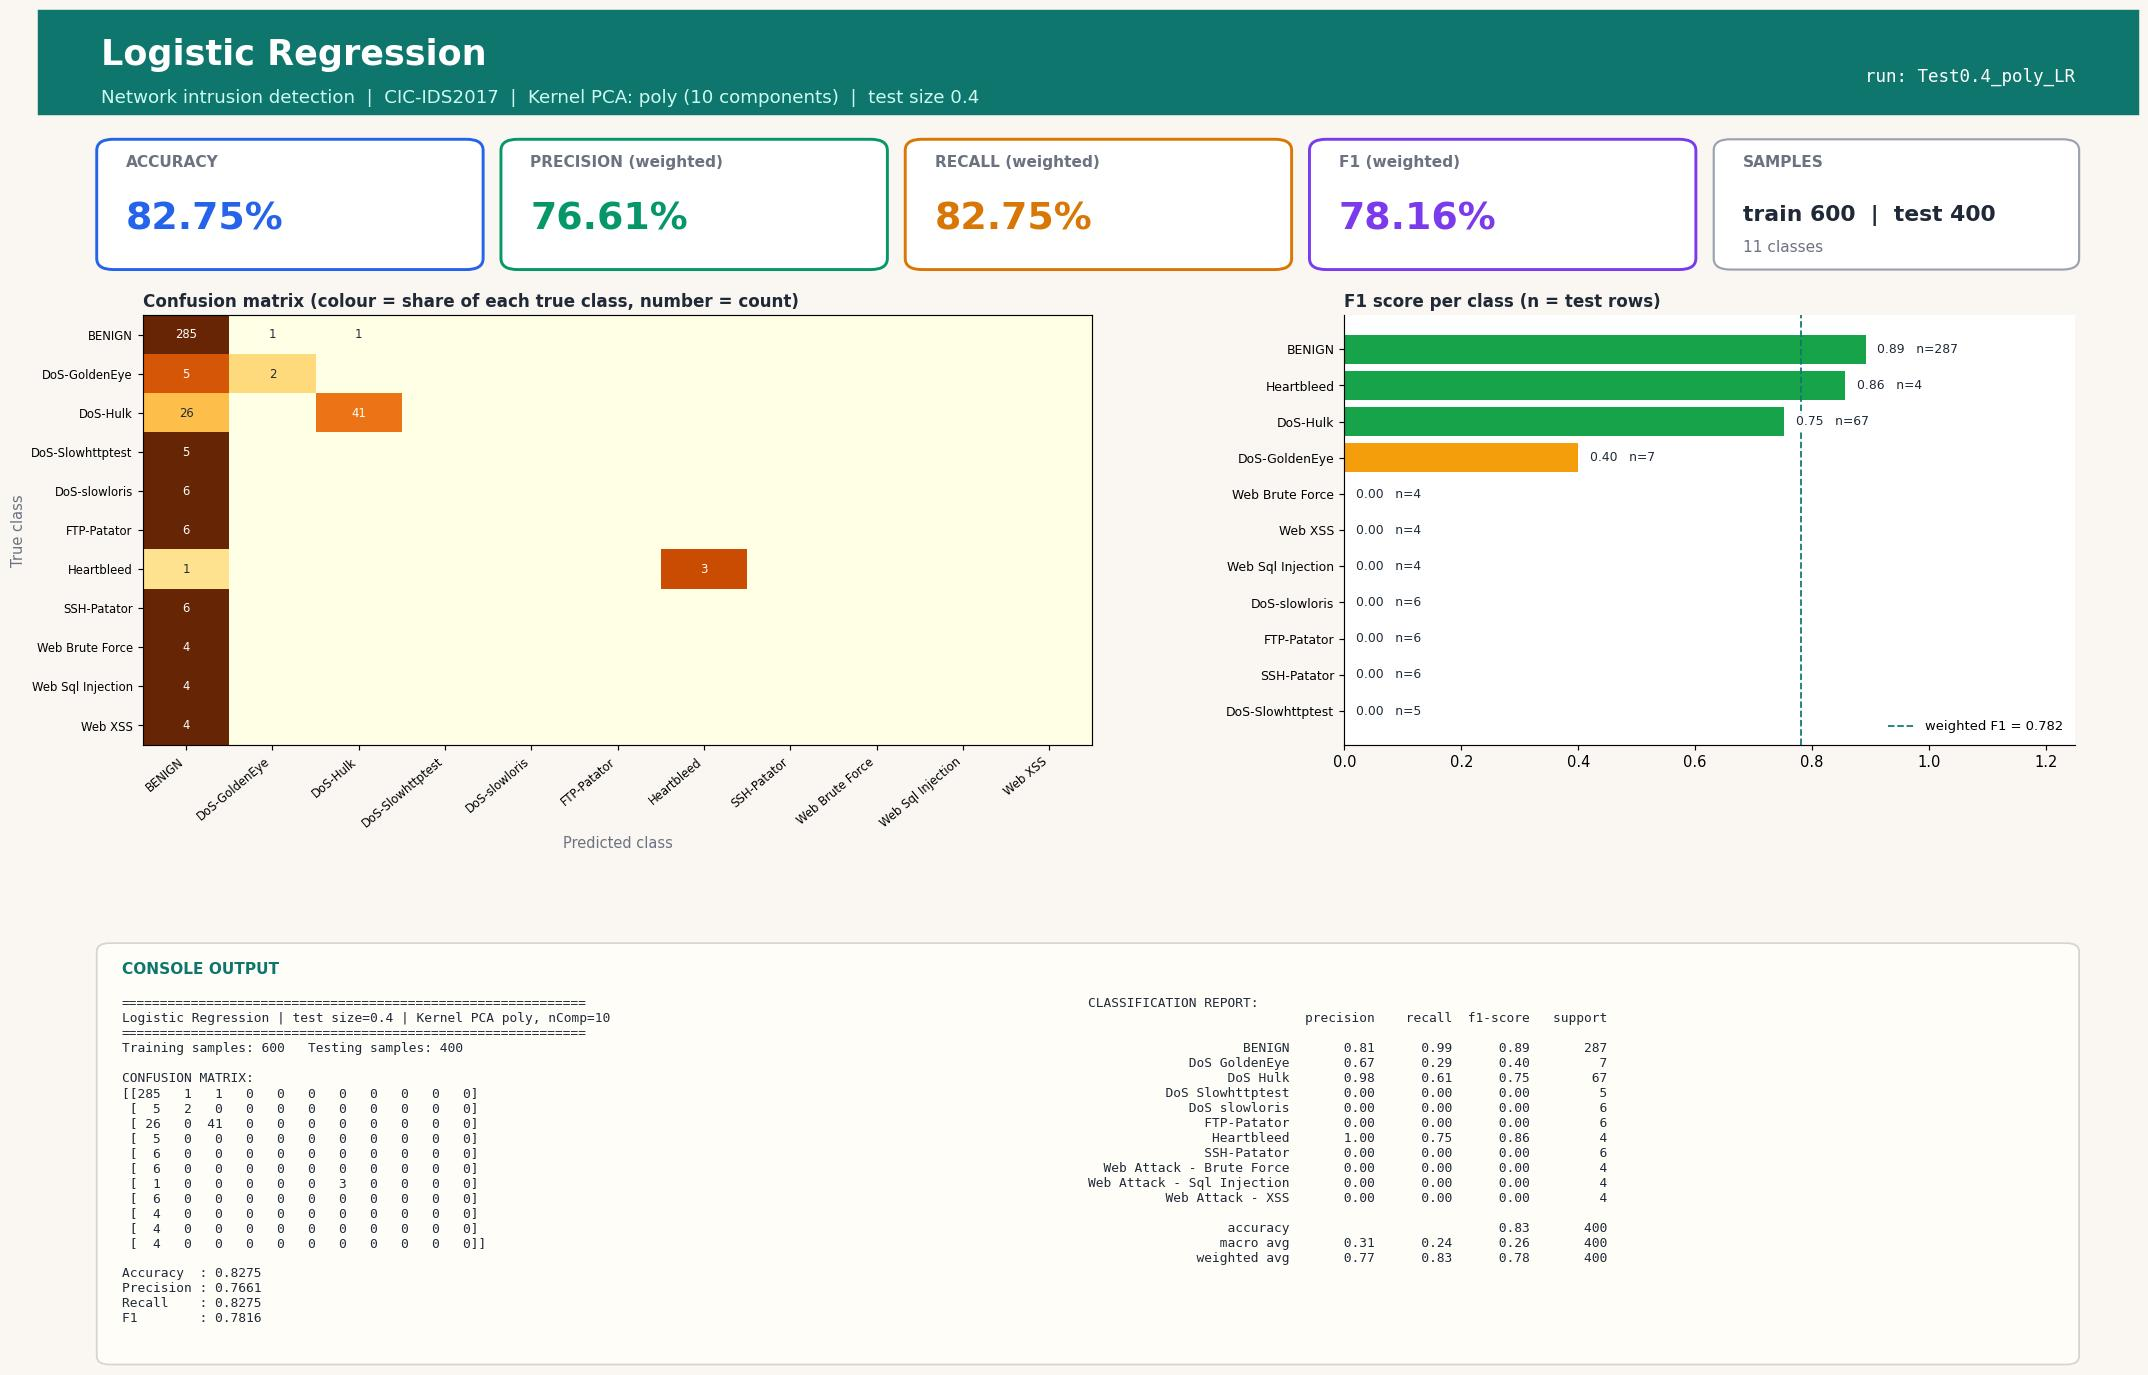

Recreate this plot in Python.
#!/usr/bin/env python3
"""Logistic Regression | Test size 0.4 | Kernel PCA kernel=poly, n_components=10
CIC-IDS2017 (Tue+Wed+Thu-morning) 1000-row stratified sample.
Run in any IDE (Spyder / VS Code / PyCharm / Jupyter): open the file and press Run, no arguments needed.
Saves next to this file: 'Test0.4_poly_LR.jpg' - one image with the console output (confusion matrix, metrics, classification report) plus charts."""
import json, os
import numpy as np
import matplotlib.pyplot as plt
from sklearn.decomposition import KernelPCA
from sklearn.linear_model import LogisticRegression
from sklearn.metrics import (accuracy_score, classification_report, confusion_matrix,
                             f1_score, precision_score, recall_score)
from sklearn.model_selection import train_test_split
from sklearn.preprocessing import StandardScaler

TEST_SIZE, KERNEL, N_COMP, ALG, ALG_NAME = 0.4, "poly", 10, "LR", "Logistic Regression"
try:
    HERE = os.path.dirname(os.path.abspath(__file__))
except NameError:                      # Jupyter / interactive console
    HERE = os.getcwd()
def _find_root():                      # folder that contains data/sample.npz (works from any working directory)
    for p in (HERE, os.path.join(HERE, ".."), os.path.join(HERE, "..", ".."), os.getcwd()):
        if os.path.exists(os.path.join(p, "data", "sample.npz")):
            return os.path.abspath(p)
    raise FileNotFoundError("data/sample.npz not found - run prepare_data.py or keep the repo folder structure")
ROOT = _find_root()
tag = f"Test{TEST_SIZE}_{KERNEL}_{ALG}"

# 1. LOAD cached, cleaned sample (see prepare_data.py)
d = np.load(os.path.join(ROOT, "data", "sample.npz"), allow_pickle=True)
X, y, class_names = d["X"], d["y"], [str(c).replace("�", "-") for c in d["classes"]]

# 2. SPLIT
X_train, X_test, y_train, y_test = train_test_split(
    X, y, test_size=TEST_SIZE, random_state=42, stratify=y)

# 3. SCALE (fit on train only)
scaler = StandardScaler()
X_train = scaler.fit_transform(X_train); X_test = scaler.transform(X_test)

# 4. DIMENSIONALITY REDUCTION: Kernel PCA (fit on train only; gamma = sklearn default 1/n_features)
kpca = KernelPCA(n_components=N_COMP, kernel=KERNEL, random_state=0)
X_train = kpca.fit_transform(X_train); X_test = kpca.transform(X_test)

# 5. CLASSIFIER
classifier = LogisticRegression(max_iter=1000, solver="lbfgs", random_state=0)
classifier.fit(X_train, y_train)
y_pred = classifier.predict(X_test)

# 6. METRICS
labels = np.arange(len(class_names))
cm = confusion_matrix(y_test, y_pred, labels=labels)
res = dict(test_size=TEST_SIZE, kernel=KERNEL, n_components=N_COMP, algorithm=ALG, model=ALG_NAME,
           n_train=int(len(y_train)), n_test=int(len(y_test)),
           accuracy=accuracy_score(y_test, y_pred),
           precision=precision_score(y_test, y_pred, average="weighted", zero_division=0),
           recall=recall_score(y_test, y_pred, average="weighted", zero_division=0),
           f1=f1_score(y_test, y_pred, average="weighted", zero_division=0))
report = classification_report(y_test, y_pred, labels=labels, target_names=class_names, zero_division=0)
lines = ["=" * 60, f"{ALG_NAME} | test size={TEST_SIZE} | Kernel PCA {KERNEL}, nComp={N_COMP}", "=" * 60,
         f"Training samples: {len(y_train)}   Testing samples: {len(y_test)}", "", "CONFUSION MATRIX:", np.array2string(cm), ""]
for k in ("accuracy", "precision", "recall", "f1"): lines.append(f"{k.capitalize():10s}: {res[k]:.4f}")
lines += ["", "CLASSIFICATION REPORT:", report]
console_output = "\n".join(lines); print(console_output)

# 7. VISUAL OUTPUT: ONE report-style image (banner, KPI cards, charts, console output) - real results only
from matplotlib.patches import FancyBboxPatch, Rectangle
short = [c.replace("Web Attack - ", "Web ").replace("DoS ", "DoS-") for c in class_names]
rep = classification_report(y_test, y_pred, labels=labels, target_names=class_names, zero_division=0, output_dict=True)
cmn = cm / np.maximum(cm.sum(axis=1, keepdims=True), 1)          # row-normalised = per-class recall
INK, MUTED, BG, ACC = "#1f2937", "#6b7280", "#faf7f2", "#0f766e"
fig = plt.figure(figsize=(20, 13.2), dpi=105, facecolor=BG)
fig.add_artist(Rectangle((0, 0.925), 1, 0.075, transform=fig.transFigure, color=ACC, zorder=0))
fig.text(0.03, 0.968, f"{ALG_NAME}", fontsize=24, fontweight="bold", color="white", va="center")
fig.text(0.03, 0.937, f"Network intrusion detection  |  CIC-IDS2017  |  Kernel PCA: {KERNEL} ({N_COMP} components)  |  test size {TEST_SIZE}",
         fontsize=12.5, color="#ccfbf1", va="center")
fig.text(0.97, 0.952, f"run: {tag}", fontsize=12, color="white", ha="right", va="center", family="monospace")

# KPI cards
cards = [("ACCURACY", res["accuracy"], "#2563eb"), ("PRECISION (weighted)", res["precision"], "#059669"),
         ("RECALL (weighted)", res["recall"], "#d97706"), ("F1 (weighted)", res["f1"], "#7c3aed")]
for i, (lab, v, col) in enumerate(cards):
    x0 = 0.03 + i * 0.1925
    fig.add_artist(FancyBboxPatch((x0, 0.815), 0.18, 0.09, boxstyle="round,pad=0.002,rounding_size=0.008", transform=fig.transFigure,
                                  facecolor="white", edgecolor=col, linewidth=2))
    fig.text(x0 + 0.012, 0.887, lab, fontsize=10.5, color=MUTED, fontweight="bold")
    fig.text(x0 + 0.012, 0.842, f"{v * 100:.2f}%", fontsize=26, color=col, fontweight="bold")
fig.add_artist(FancyBboxPatch((0.80, 0.815), 0.17, 0.09, boxstyle="round,pad=0.002,rounding_size=0.008", transform=fig.transFigure,
                              facecolor="white", edgecolor="#9ca3af", linewidth=1.5))
fig.text(0.812, 0.887, "SAMPLES", fontsize=10.5, color=MUTED, fontweight="bold")
fig.text(0.812, 0.848, f"train {res['n_train']}  |  test {res['n_test']}", fontsize=15, color=INK, fontweight="bold")
fig.text(0.812, 0.826, f"{len(class_names)} classes", fontsize=10.5, color=MUTED)

gs = fig.add_gridspec(1, 2, left=0.05, right=0.97, top=0.78, bottom=0.47, wspace=0.30, width_ratios=[1.3, 1])
ax1 = fig.add_subplot(gs[0, 0]); ax2 = fig.add_subplot(gs[0, 1])
for ax in (ax1, ax2): ax.set_facecolor("white")
im = ax1.imshow(cmn, cmap="YlOrBr", vmin=0, vmax=1, aspect="auto")
ax1.set_xticks(labels); ax1.set_yticks(labels); ax1.set_xticklabels(short, rotation=40, ha="right", fontsize=8); ax1.set_yticklabels(short, fontsize=8)
ax1.set_title("Confusion matrix (colour = share of each true class, number = count)", loc="left", fontsize=11.5, color=INK, fontweight="bold")
ax1.set_xlabel("Predicted class", color=MUTED); ax1.set_ylabel("True class", color=MUTED)
for a_ in labels:
    for b_ in labels:
        if cm[a_, b_]: ax1.text(b_, a_, cm[a_, b_], ha="center", va="center", fontsize=8, color="white" if cmn[a_, b_] > 0.6 else INK)
f1s = [rep[c]["f1-score"] for c in class_names]; sup = [int(rep[c]["support"]) for c in class_names]
order = np.argsort(f1s)
cols = ["#dc2626" if f1s[i] < 0.34 else "#f59e0b" if f1s[i] < 0.67 else "#16a34a" for i in order]
ax2.barh(range(len(order)), [f1s[i] for i in order], color=cols)
ax2.set_yticks(range(len(order))); ax2.set_yticklabels([short[i] for i in order], fontsize=8.5); ax2.set_xlim(0, 1.25)
ax2.set_title("F1 score per class (n = test rows)", loc="left", fontsize=11.5, color=INK, fontweight="bold")
for k, i in enumerate(order): ax2.text(f1s[i] + 0.02, k, f"{f1s[i]:.2f}   n={sup[i]}", va="center", fontsize=8.5, color=INK, zorder=5, bbox=dict(facecolor="white", edgecolor="none", pad=1))
for sp in ("top", "right"): ax2.spines[sp].set_visible(False)
ax2.axvline(res["f1"], color=ACC, ls="--", lw=1.2, label=f"weighted F1 = {res['f1']:.3f}"); ax2.legend(loc="lower right", fontsize=9, frameon=False)

# console output panel (same text that is printed to the console)
fig.add_artist(FancyBboxPatch((0.03, 0.025), 0.94, 0.30, boxstyle="round,pad=0.002,rounding_size=0.006", transform=fig.transFigure,
                              facecolor="#fffdf8", edgecolor="#d6d3d1", linewidth=1.2))
fig.text(0.04, 0.305, "CONSOLE OUTPUT", fontsize=10.5, color=ACC, fontweight="bold")
split_at = lines.index("CLASSIFICATION REPORT:")
fig.text(0.04, 0.288, "\n".join(lines[:split_at]), family="monospace", fontsize=8.8, color=INK, va="top")
fig.text(0.50, 0.288, "\n".join(lines[split_at:]), family="monospace", fontsize=8.8, color=INK, va="top")
plt.savefig(os.path.join(HERE, tag + ".jpg"), format="jpg", bbox_inches="tight", facecolor=BG)
if os.environ.get("ACN_NO_SHOW") != "1": plt.show()   # IDEs display the image; run_all.py disables this
plt.close()

os.makedirs(os.path.join(ROOT, "results", "json"), exist_ok=True)
with open(os.path.join(ROOT, "results", "json", tag + ".json"), "w") as f: json.dump(res, f)
